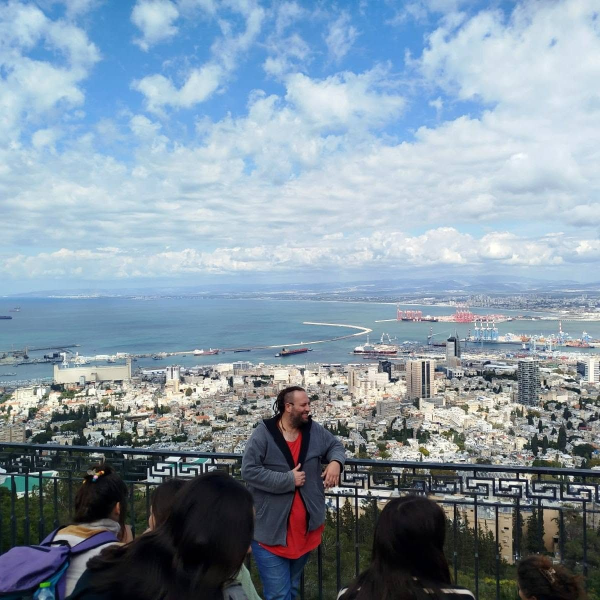
#> input picture prototype/assets/photos/yoske-guiding-view.jpg, 1200 x 1200 px (shown at 1/2 size)
$ python build_brand_extras.py ../prototype/assets/photos/yoske-guiding-view.jpg
#> lines starting #> are read from the running program, lines starting #| are printed output that depends on the picture
"""One-off assets for the pre-launch checklist (rimov-final-checks):
  - assets/brand/rimov-credit-white.webp : the supplied RIMOV logo (black on white PNG) turned into a white,
    transparent-background version so it reads on the navy footer. Shape untouched, only recoloured.
  - assets/brand/og-share-1200x630.jpg   : 1200x630 share image (WhatsApp / Facebook) cropped from the approved
    photo yoske-guiding-view.jpg. No text added, so nothing is invented.
Usage: python3 tools/build_brand_extras.py "<path to the RIMOV logo PNG>"
"""
import sys
from pathlib import Path
from PIL import Image, ImageOps

ROOT = Path(__file__).resolve().parents[1] / 'prototype'
logo_src = Path(sys.argv[1])

g = ImageOps.grayscale(Image.open(logo_src).convert('RGB'))
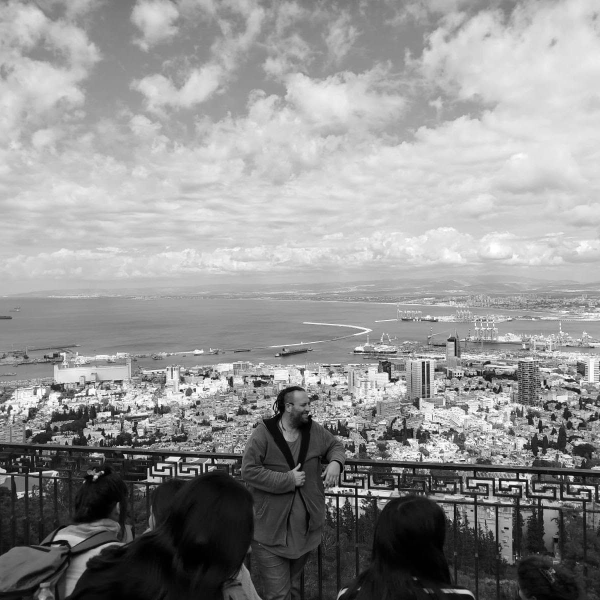
#> g: PIL image 1200x1200 L (shown at 1/2 size); min 0, max 255, mean 146.4
alpha = g.point(lambda v: max(0, min(255, int((255 - v) * 1.15))))   # dark ink -> opaque
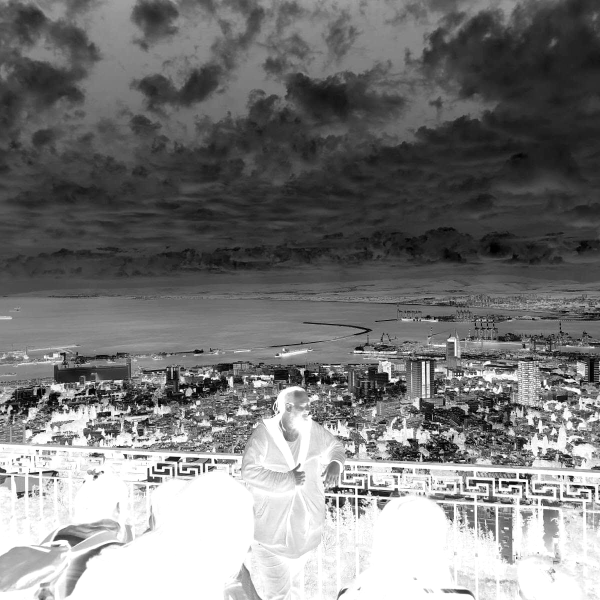
#> alpha: PIL image 1200x1200 L (shown at 1/2 size); min 0, max 255, mean 122.3
bbox = alpha.point(lambda v: 255 if v > 24 else 0).getbbox()
#> bbox = (0, 0, 1200, 1200)
pad = 6
box = (max(0, bbox[0] - pad), max(0, bbox[1] - pad), min(g.width, bbox[2] + pad), min(g.height, bbox[3] + pad))
#> box = (0, 0, 1200, 1200)
alpha = alpha.crop(box)
w = 640
alpha = alpha.resize((w, round(alpha.height * w / alpha.width)), Image.LANCZOS)
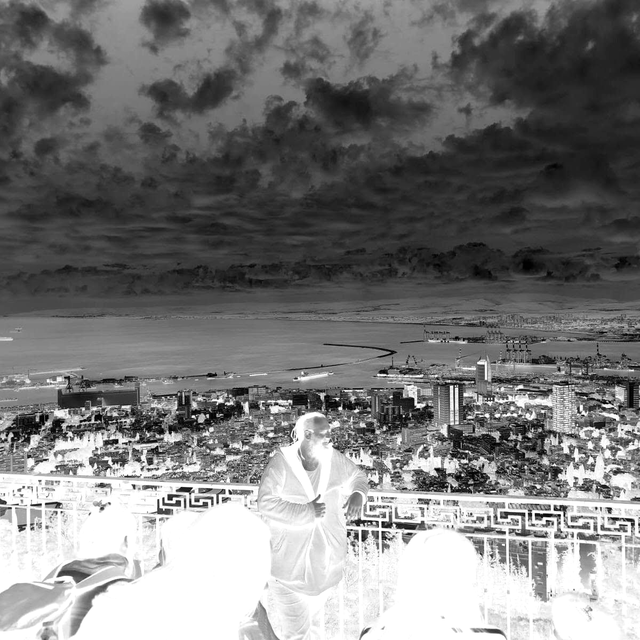
#> alpha: PIL image 640x640 L; min 0, max 255, mean 122.3
out = Image.new('RGBA', alpha.size, (255, 255, 255, 0))
out.putalpha(alpha)
(ROOT / 'assets/brand').mkdir(parents=True, exist_ok=True)
out.save(ROOT / 'assets/brand/rimov-credit-white.webp', quality=90)
print('logo', out.size)
#| logo (640, 640)

p = Image.open(ROOT / 'assets/photos/yoske-guiding-view.jpg').convert('RGB')
#> p is the input picture: PIL image 1200x1200 RGB; mean R, G, B 132.6, 150, 164.3
W, H = 1200, 630
top = int((p.height - H) * 0.90)
#> top = 513
p.crop((0, top, W, top + H)).save(ROOT / 'assets/brand/og-share-1200x630.jpg', quality=84, optimize=True, progressive=True)
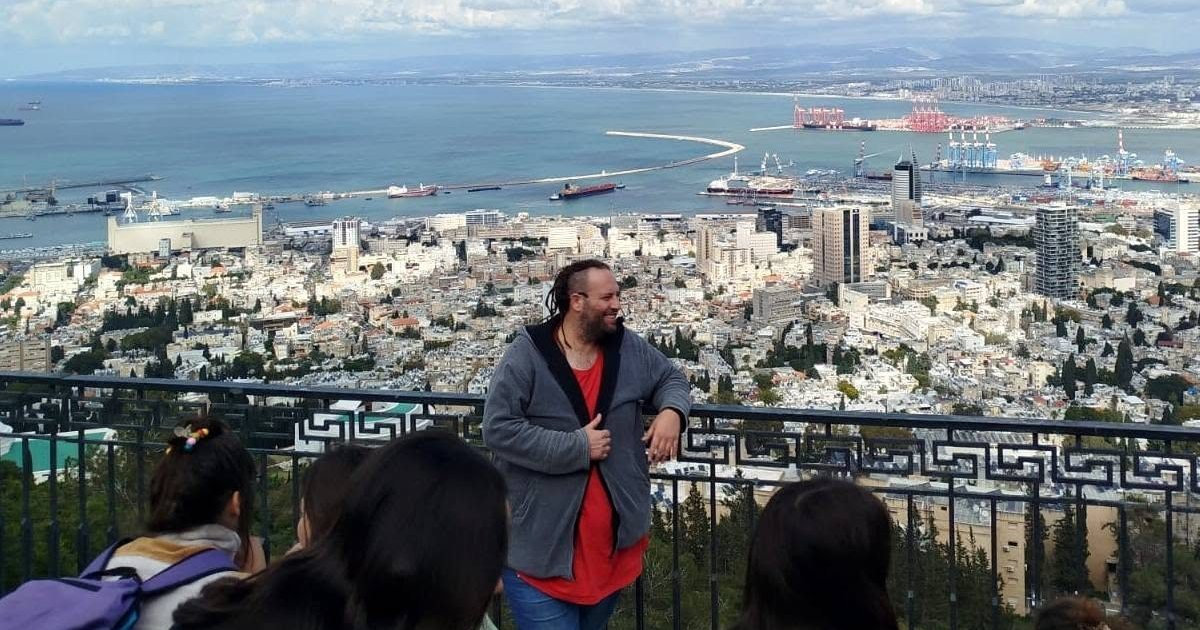
#> saved as og-share-1200x630.jpg: PIL image 1200x630 RGB; mean R, G, B 110.9, 119.2, 125.2
print('og', (W, H))

$ run again, with prototype/assets/photos/andes-alley-sm.jpg copied over prototype/assets/photos/yoske-guiding-view.jpg
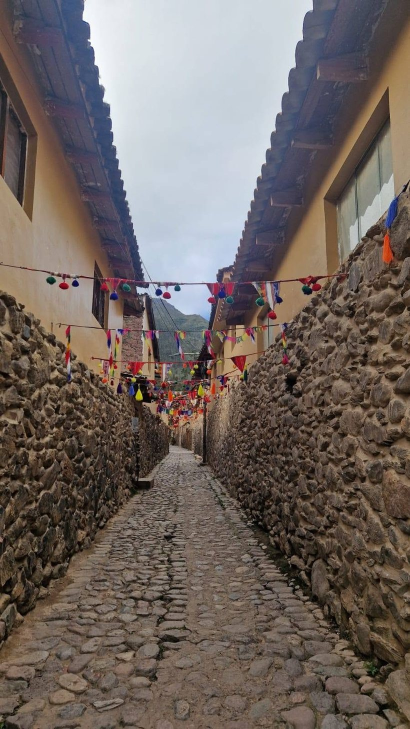
#> input picture prototype/assets/photos/andes-alley-sm.jpg, 820 x 1458 px (shown at 1/2 size)
#> `alpha = g.point(lambda v: max(0, min(255, int((255 - v) * 1.15))))`:
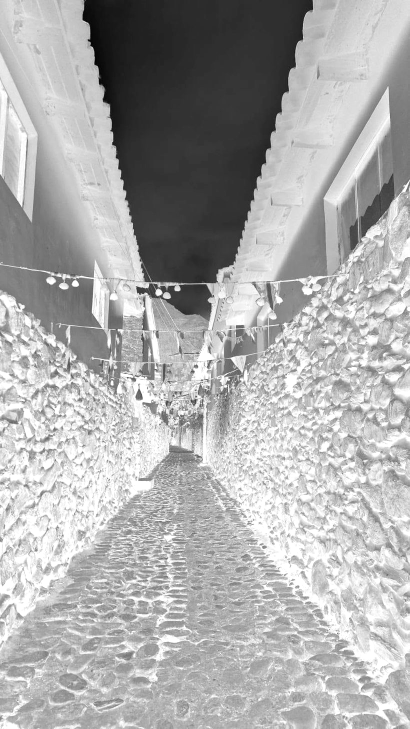
#> alpha: PIL image 820x1458 L (shown at 1/2 size); min 0, max 255, mean 171.9
#> bbox = (0, 0, 820, 1458)
#| logo (640, 1138)
#> p is the input picture: PIL image 820x1458 RGB; mean R, G, B 112.3, 101.9, 96.9
#> `p.crop((0, top, W, top + H)).save(ROOT / 'assets/brand/og-share-1200x6..`:
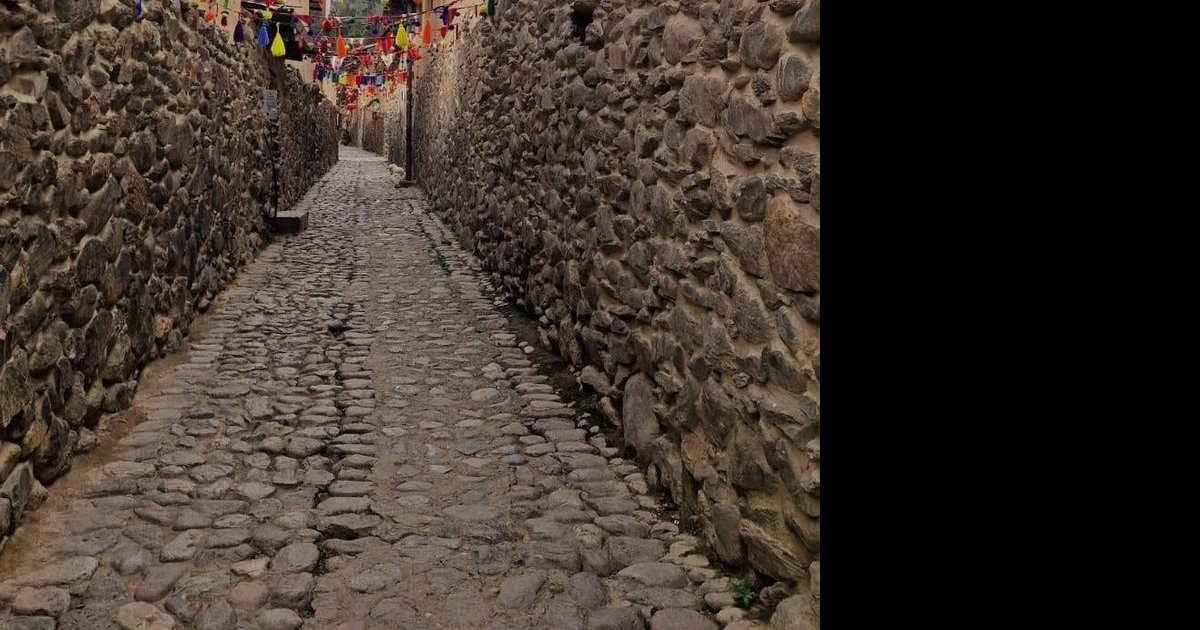
#> saved as og-share-1200x630.jpg: PIL image 1200x630 RGB; mean R, G, B 60.8, 50.7, 42.6

$ run again, with prototype/assets/photos/andes-terraces-sm.jpg copied over prototype/assets/photos/yoske-guiding-view.jpg
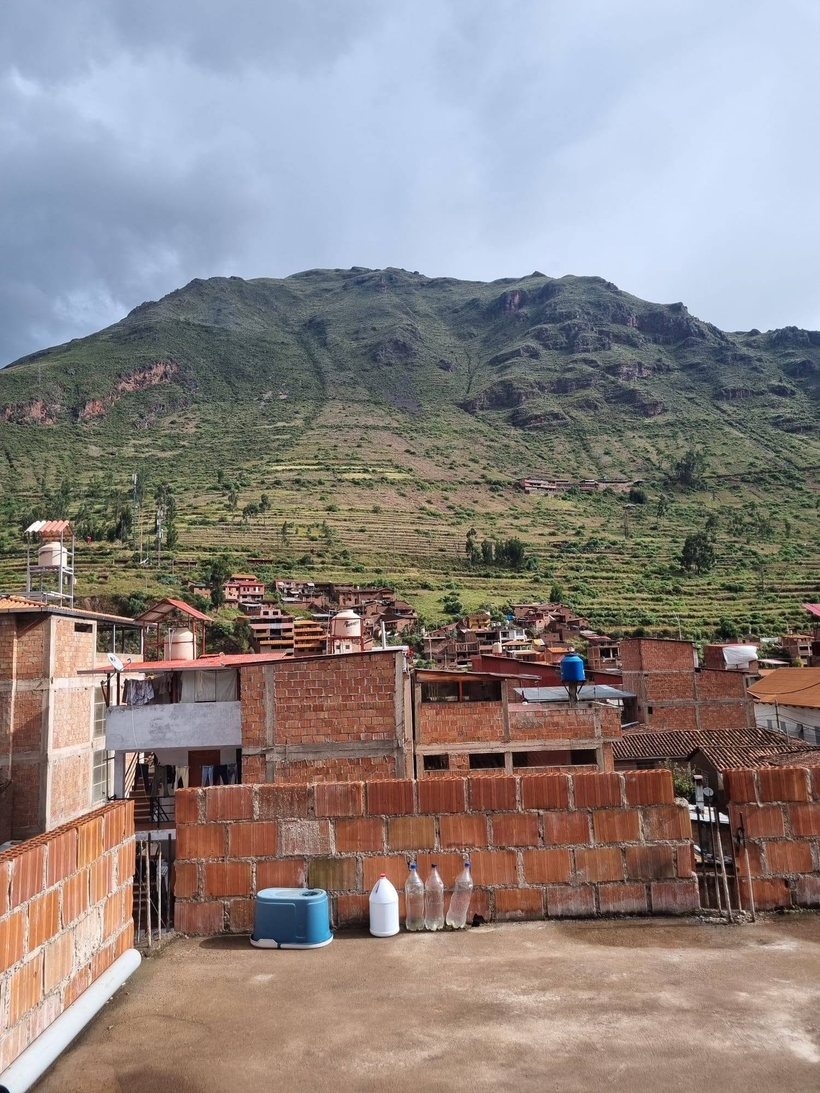
#> input picture prototype/assets/photos/andes-terraces-sm.jpg, 820 x 1093 px
#> `alpha = g.point(lambda v: max(0, min(255, int((255 - v) * 1.15))))`:
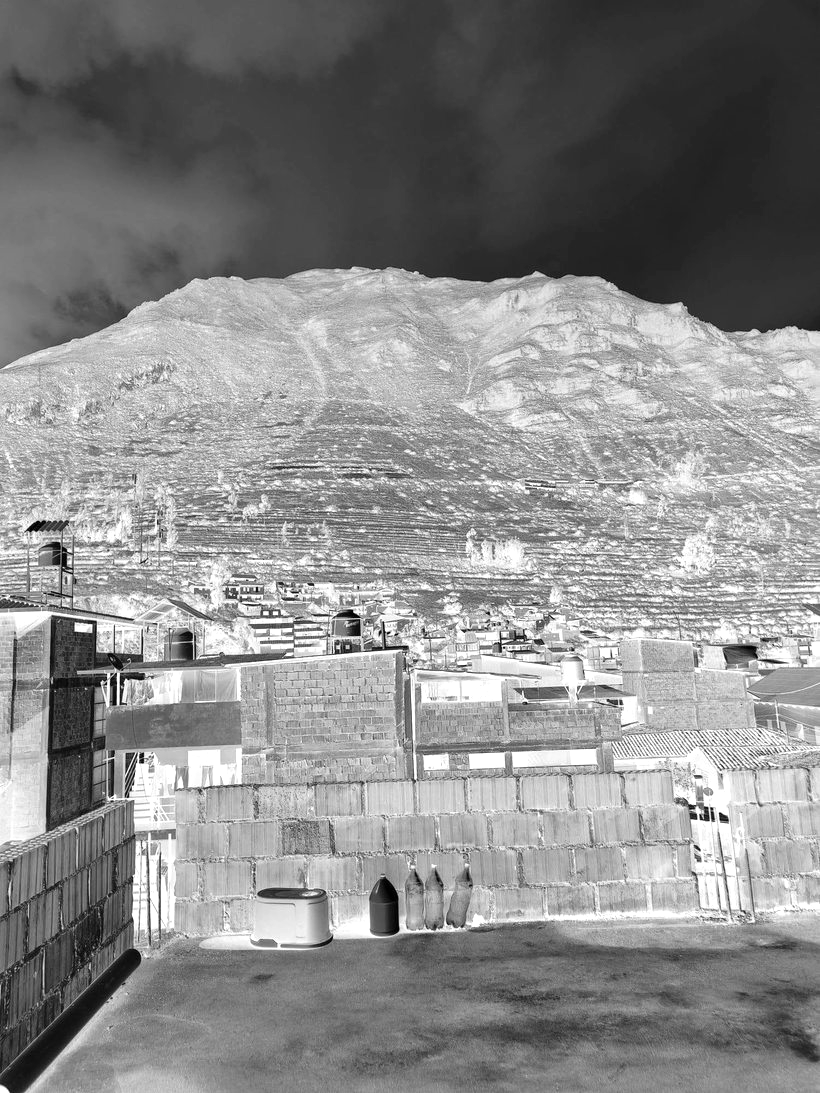
#> alpha: PIL image 820x1093 L; min 0, max 255, mean 136.8
#> bbox = (0, 0, 820, 1093)
#| logo (640, 853)
#> p is the input picture: PIL image 820x1093 RGB; mean R, G, B 141.6, 132.9, 131.4
#> `p.crop((0, top, W, top + H)).save(ROOT / 'assets/brand/og-share-1200x6..`:
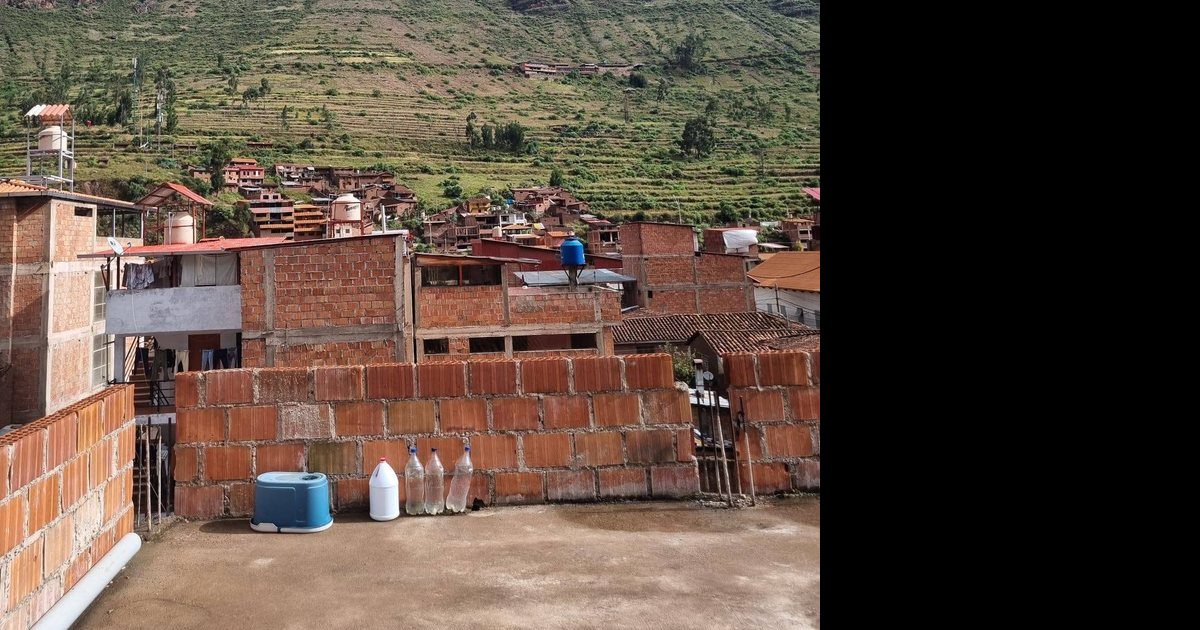
#> saved as og-share-1200x630.jpg: PIL image 1200x630 RGB; mean R, G, B 89.7, 74, 63.1
